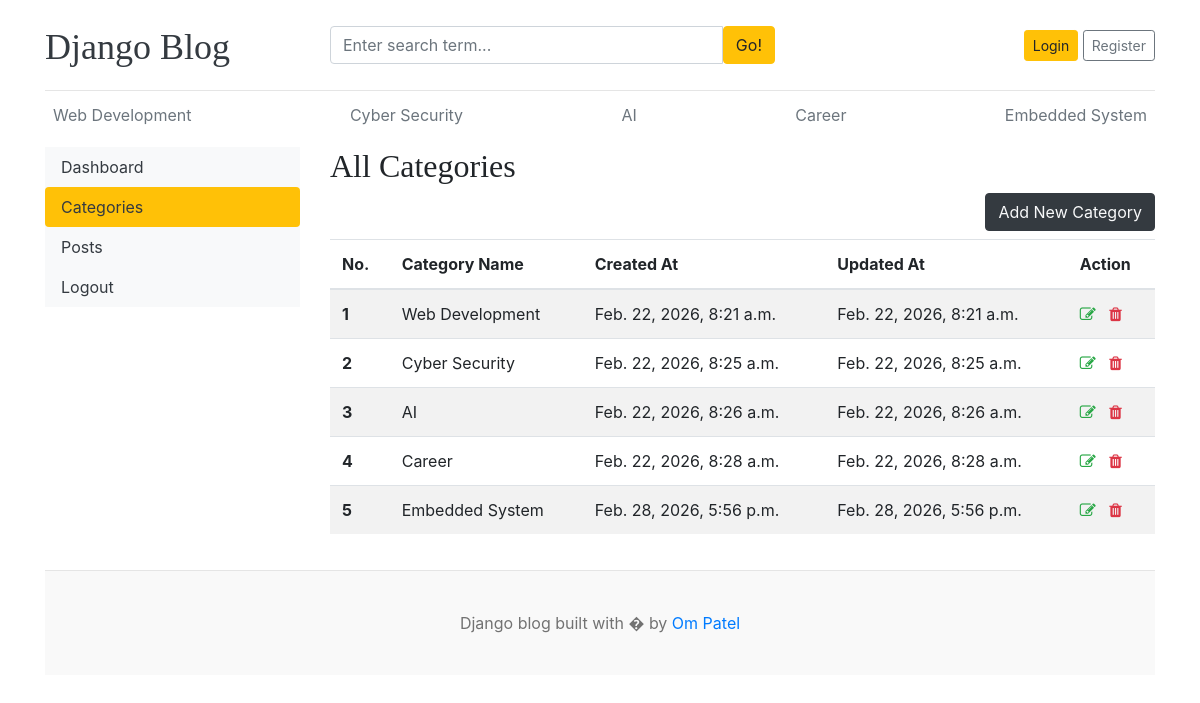
/dashboard/categories/, run on the app's committed database.
### blogapp/models.py (models this page shows)
class Category (models.Model):
    category_name = models.CharField(max_length=50,unique=True)
    created_at = models.DateTimeField(auto_now_add=True)
    updated_at = models.DateTimeField(auto_now=True)
    class Meta:
        verbose_name_plural ='categories'
    def __str__ (self):
        return self.category_name

### dashboards/views.py (the view)
# urls.py: path('/categories/',views.categories,name = 'categories'),
def categories (request):
 return render(request,'dashboards/categories.html')

### blogapp/context_processor.py (called while the page is built)
def get_category(request):
    categories = Category.objects.all()
    return dict(categories = categories)

def social_links(request):
    social_links = Social.objects.all()
    return dict(social_links = social_links)

### templates/dashboards/categories.html (shortened to what this page needs)
{% extends 'base.html' %}
{% block content%}
<div class="row">
    {% include 'dashboards/sidebar.html' %}
    <div class="col-md-9">
        <h2>All Categories</h2>
        <a href="{% url 'add_category'%}" class="btn btn-dark text-light float-right mb-2">Add New Category</a>
            <table class="table table-striped table-hover">
                <thead>
                    <tr>
                    <th scope="col">No.</th>
                    <th scope="col">Category Name</th>
                    <th scope="col">Created At </th>
                    <th scope="col">Updated At</th>
                    <th scope="col">Action</th>
                    </tr>
                </thead>
                <tbody>
                    {% for category in categories%}
                        <tr>
                        <th scope="row">{{ forloop.counter }}</th>
                        <td>{{category}}</td>
                        <td>{{category.created_at}}</td>
                        <td>{{category.updated_at}}</td>
                        <td>
                            <a href="{% url 'edit_category' category.id %}"><i class="fa fa-edit text-success"></i></a>
                           <a href="{% url 'delete_category' category.id %}"><i class="fa fa-trash text-danger"></i></a>
                        </td>
                        </tr>
                    {% endfor %}
                </tbody>
            </table>
    </div>
</div>
{% endblock%}

### templates/base.html (shortened to what this page needs)
{% load static %}
<!DOCTYPE html>
<html lang="en">
<head>
    <link href="https://getbootstrap.com/docs/4.0/dist/css/bootstrap.min.css" rel="stylesheet">
    <link href="{% static 'css/blog.css'%}" rel="stylesheet">
    <link rel="stylesheet" href="https://cdnjs.cloudflare.com/ajax/libs/font-awesome/4.7.0/css/font-awesome.min.css">
  </head>
<body>
    <div class="container">
      <header class="blog-header py-3">
        <div class="row flex-nowrap justify-content-between align-items-center">
          <div class="col-3 pt-1">
            <a class="blog-header-logo text-dark" href="/">Django Blog</a>
          </div>
           <div class="col-5 ">
             <form action="{%url 'search' %}" method="GET">
             <div class="input-group">
                <input class="form-control" name="search" value="{{keyword}}" type="text" placeholder="Enter search term..." aria-label="Enter search term..." aria-describedby="button-search" />
                  <button  class="btn btn-warning" id="button-search" type="submit">Go!</button>
            </div>
            </form>
          </div>
          <div class="col-4 d-flex justify-content-end align-items-center">
            {% if user.is_authenticated %}
            <span><a href="{% url 'dashboard' %}">Dashboard </a>|<a href="{% url 'logout' %}"> Log Out</a></span>
            {% else %}
            <a class="btn btn-sm btn-warning" href="{% url 'login' %}">Login</a> &nbsp;
            <a class="btn btn-sm btn-outline-secondary" href="{%url 'registration' %}">Register</a>
            {% endif %}
          </div>
        </div>
      </header>
      <div class="nav-scroller py-1 mb-2">
        <nav class="nav d-flex justify-content-between">
          {% for cat in categories %}
          <a class="p-2 text-muted" href="{% url 'blog_by_category' cat.id %}">{{cat.category_name}}</a>
          {%endfor%}
        </nav>
      </div>
{% block content %}
{%endblock%}
<footer class="blog-footer" style="margin-top: 20px;">
  <p>Django blog built with � by <a href="#">Om Patel</a></p>
</footer>
</body>
</html>

### blog/static/css/blog.css (style rules this page uses)
.blog-header { border-bottom: 1px solid #e5e5e5; }
.blog-header-logo { font-family: "Playfair Display", Georgia, "Times New Roman", serif; font-size: 2.25rem; }
h1, h2, h3, h4, h5, h6 { font-family: "Playfair Display", Georgia, "Times New Roman", serif; }
.blog-footer { padding: 2.5rem 0; color: #727272; text-align: center; background-color: #f9f9f9; border-top: .05rem solid #e5e5e5; }
.blog-footer p:last-child { margin-bottom: 0; }

### data on the page
Category: category_name "Web Development", created_at "Feb. 22, 2026, 8:21 a.m.", updated_at "Feb. 22, 2026, 8:21 a.m."
Category: category_name "Cyber Security", created_at "Feb. 22, 2026, 8:25 a.m.", updated_at "Feb. 22, 2026, 8:25 a.m."
Category: category_name "AI", created_at "Feb. 22, 2026, 8:26 a.m.", updated_at "Feb. 22, 2026, 8:26 a.m."
Category: category_name "Career", created_at "Feb. 22, 2026, 8:28 a.m.", updated_at "Feb. 22, 2026, 8:28 a.m."
Category: category_name "Embedded System", created_at "Feb. 28, 2026, 5:56 p.m.", updated_at "Feb. 28, 2026, 5:56 p.m."
